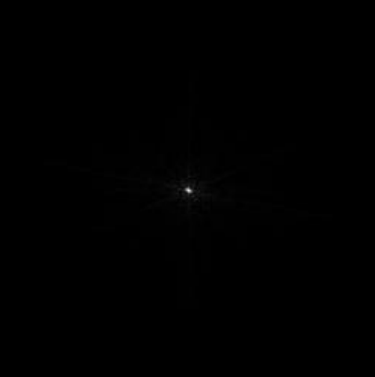
#> input picture Revision/Completed/Log Transformation/image.png, 375 x 377 px
$ python code.py
#> lines starting #> are read from the running program, lines starting #| are printed output that depends on the picture; after the words box and inside, x2 and y2 are one past the last pixel; in counts of white or black regions, pixels touching at a corner belong together
import cv2
import numpy as np

image=cv2.imread('image.png')
#> image is the input picture: shape (377, 375, 3); min 0, max 224, mean 0.3

m=len(image)
#> m = 377
n=len(image[0])
#> n = 375
o=len(image[0][0])
#> o = 3

maximum=0
for i in range(m):
    for j in range(n):
        for k in range(o):
            if maximum<image[i][j][k]:
                maximum=image[i][j][k]
#> after the loop, maximum = 224

for i in range(m):
    for j in range(n):
        for k in range(o):
            image[i][j][k]=np.log(image[i][j][k]+1)*255/np.log(maximum+1)
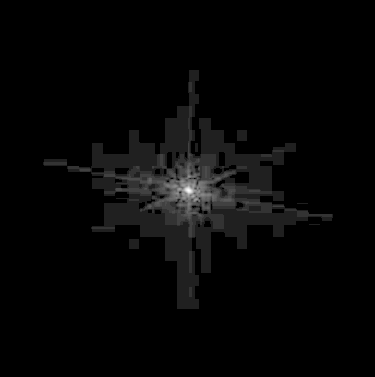
#> image: shape (377, 375, 3); 13.68% of pixels changed, all inside (x1, y1, x2, y2) = (43, 70, 333, 309)

cv2.imwrite('log.png', image)
